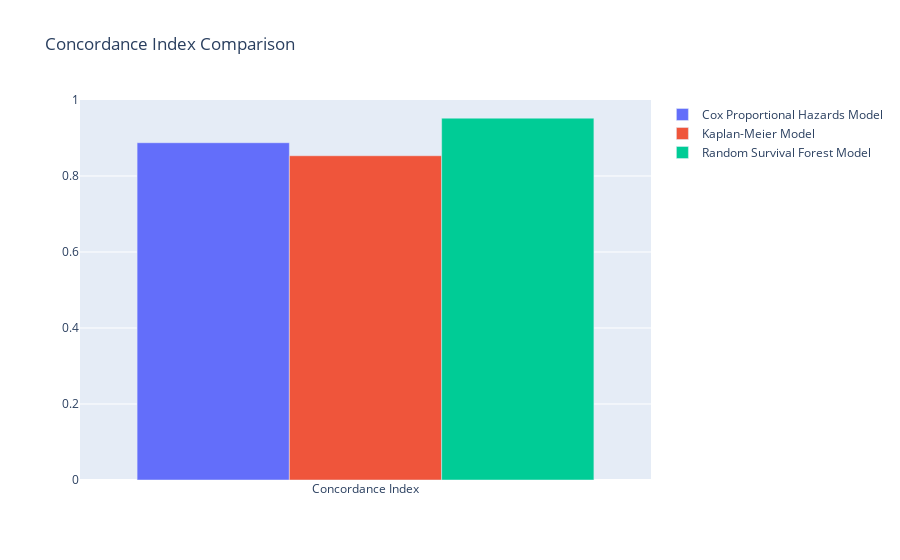

Notebook source saved alongside this figure:
### Markdown cell above
### Visualiztion of the models

### Code cell
import plotly.graph_objects as go

# Calculate the Concordance Indexes
cox_cindex = concordance_index(data['Level'], -data['Cox_Predicted_Churn_Probability'], data['Churn'])
km_cindex = c_index  # Assuming c_index is the Concordance Index for the Kaplan-Meier Model
rsf_cindex = concordance_index_censored(y['Churn'], y['Level'], rsf_pred)[0]

# Create a bar chart
fig = go.Figure(data=[
    go.Bar(name='Cox Proportional Hazards Model', x=['Concordance Index'], y=[cox_cindex]),
    go.Bar(name='Kaplan-Meier Model', x=['Concordance Index'], y=[km_cindex]),
    go.Bar(name='Random Survival Forest Model', x=['Concordance Index'], y=[rsf_cindex])
])

# Change the bar mode
fig.update_layout(barmode='group', title='Concordance Index Comparison', yaxis=dict(range=[0, 1]))

fig.show()

### Figure 1 — Plotly figure (JSON) as saved in the notebook; plotly's stock layout.template omitted (floating-point values rounded to 4 significant figures)
{"data": [{"name": "Cox Proportional Hazards Model", "type": "bar", "x": ["Concordance Index"], "y": [0.8876]}, {"name": "Kaplan-Meier Model", "type": "bar", "x": ["Concordance Index"], "y": [0.8533]}, {"name": "Random Survival Forest Model", "type": "bar", "x": ["Concordance Index"], "y": [0.9522]}], "layout": {"barmode": "group", "title": {"text": "Concordance Index Comparison"}, "yaxis": {"range": [0, 1]}}}
